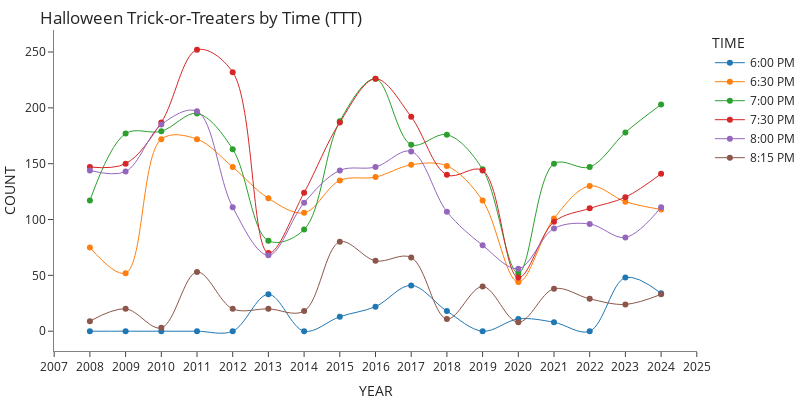

The code cell stored with this chart in its notebook:
### Markdown cell above
## remove top and right side borders

### Code cell
if True:
    fig.update_layout(
        xaxis=dict(showline=True, showgrid=False, zeroline=False, mirror=False),
        yaxis=dict(showline=True, showgrid=False, zeroline=False, mirror=False),
        plot_bgcolor='white',
    )
    fig.update_layout(margin=dict(l=0, r=0, t=30, b=0))
    fig.show()

### Figure 1 — Plotly figure (JSON) as saved in the notebook; plotly's stock layout.template omitted (floating-point values rounded to 4 significant figures)
{"data": [{"hovertemplate": "TIME=6:00 PM<br>YEAR=%{x}<br>COUNT=%{y}<extra></extra>", "legendgroup": "6:00 PM", "line": {"color": "#1F77B4", "dash": "solid", "shape": "spline", "width": 1}, "marker": {"symbol": "circle"}, "mode": "lines+markers", "name": "6:00 PM", "orientation": "v", "showlegend": true, "type": "scatter", "x": [2008, 2009, 2010, 2011, 2012, 2013, 2014, 2015, 2016, 2017, 2018, 2019, 2020, 2021, 2022, 2023, 2024], "xaxis": "x", "y": [0, 0, 0, 0, 0, 33, 0, 13, 22, 41, 18, 0, 11, 8, 0, 48, 34], "yaxis": "y"}, {"hovertemplate": "TIME=6:30 PM<br>YEAR=%{x}<br>COUNT=%{y}<extra></extra>", "legendgroup": "6:30 PM", "line": {"color": "#FF7F0E", "dash": "solid", "shape": "spline", "width": 1}, "marker": {"symbol": "circle"}, "mode": "lines+markers", "name": "6:30 PM", "orientation": "v", "showlegend": true, "type": "scatter", "x": [2008, 2009, 2010, 2011, 2012, 2013, 2014, 2015, 2016, 2017, 2018, 2019, 2020, 2021, 2022, 2023, 2024], "xaxis": "x", "y": [75, 52, 172, 172, 147, 119, 106, 135, 138, 149, 148, 117, 44, 101, 130, 116, 109], "yaxis": "y"}, {"hovertemplate": "TIME=7:00 PM<br>YEAR=%{x}<br>COUNT=%{y}<extra></extra>", "legendgroup": "7:00 PM", "line": {"color": "#2CA02C", "dash": "solid", "shape": "spline", "width": 1}, "marker": {"symbol": "circle"}, "mode": "lines+markers", "name": "7:00 PM", "orientation": "v", "showlegend": true, "type": "scatter", "x": [2008, 2009, 2010, 2011, 2012, 2013, 2014, 2015, 2016, 2017, 2018, 2019, 2020, 2021, 2022, 2023, 2024], "xaxis": "x", "y": [117, 177, 179, 195, 163, 81, 91, 188, 226, 167, 176, 145, 52, 150, 147, 178, 203], "yaxis": "y"}, {"hovertemplate": "TIME=7:30 PM<br>YEAR=%{x}<br>COUNT=%{y}<extra></extra>", "legendgroup": "7:30 PM", "line": {"color": "#D62728", "dash": "solid", "shape": "spline", "width": 1}, "marker": {"symbol": "circle"}, "mode": "lines+markers", "name": "7:30 PM", "orientation": "v", "showlegend": true, "type": "scatter", "x": [2008, 2009, 2010, 2011, 2012, 2013, 2014, 2015, 2016, 2017, 2018, 2019, 2020, 2021, 2022, 2023, 2024], "xaxis": "x", "y": [147, 150, 187, 252, 232, 70, 124, 187, 226, 192, 140, 144, 48, 98, 110, 120, 141], "yaxis": "y"}, {"hovertemplate": "TIME=8:00 PM<br>YEAR=%{x}<br>COUNT=%{y}<extra></extra>", "legendgroup": "8:00 PM", "line": {"color": "#9467BD", "dash": "solid", "shape": "spline", "width": 1}, "marker": {"symbol": "circle"}, "mode": "lines+markers", "name": "8:00 PM", "orientation": "v", "showlegend": true, "type": "scatter", "x": [2008, 2009, 2010, 2011, 2012, 2013, 2014, 2015, 2016, 2017, 2018, 2019, 2020, 2021, 2022, 2023, 2024], "xaxis": "x", "y": [144, 143, 185, 197, 111, 68, 115, 144, 147, 161, 107, 77, 56, 92, 96, 84, 111], "yaxis": "y"}, {"hovertemplate": "TIME=8:15 PM<br>YEAR=%{x}<br>COUNT=%{y}<extra></extra>", "legendgroup": "8:15 PM", "line": {"color": "#8C564B", "dash": "solid", "shape": "spline", "width": 1}, "marker": {"symbol": "circle"}, "mode": "lines+markers", "name": "8:15 PM", "orientation": "v", "showlegend": true, "type": "scatter", "x": [2008, 2009, 2010, 2011, 2012, 2013, 2014, 2015, 2016, 2017, 2018, 2019, 2020, 2021, 2022, 2023, 2024], "xaxis": "x", "y": [9, 20, 3, 53, 20, 20, 18, 80, 63, 66, 11, 40, 8, 38, 29, 24, 33], "yaxis": "y"}], "layout": {"height": 400, "legend": {"title": {"text": "TIME"}, "tracegroupgap": 0}, "margin": {"b": 0, "l": 0, "r": 0, "t": 30}, "plot_bgcolor": "white", "title": {"text": "Halloween Trick-or-Treaters by Time (TTT)", "y": 0.97}, "width": 800, "xaxis": {"anchor": "y", "domain": [0, 1], "dtick": 1, "gridcolor": "gray", "gridwidth": 1, "linecolor": "gray", "linewidth": 1, "mirror": false, "showgrid": false, "showline": true, "tickmode": "linear", "title": {"text": "YEAR"}, "zeroline": false}, "yaxis": {"anchor": "x", "domain": [0, 1], "gridcolor": "gray", "gridwidth": 1, "linecolor": "gray", "linewidth": 1, "mirror": false, "showgrid": false, "showline": true, "title": {"text": "COUNT"}, "zeroline": false}}}
